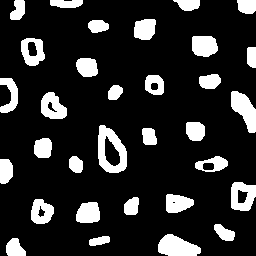
#> input picture exemplos/bolhas.png, 256 x 256 px
$ python exercicio2.py
#> lines starting #> are read from the running program, lines starting #| are printed output that depends on the picture; after the words box and inside, x2 and y2 are one past the last pixel; in counts of white or black regions, pixels touching at a corner belong together
#> further down, image is the input picture: shape (256, 256, 3); 16.5% white; 32 white regions, largest, box (x1, y1, x2, y2) and area: (98, 125, 127, 173) 789, (158, 234, 201, 256) 669, (231, 91, 256, 133) 613
import cv2

# Função para trocar os quadrantes da imagem
def trocar_quadrantes(image):
    # Obtém as dimensões da imagem
    height, width = image.shape[:2]
#> height = 256; width = 256

    # Verifica se as dimensões são múltiplas de 2
    if height % 2 != 0 or width % 2 != 0:
        raise ValueError("A imagem deve ter dimensões múltiplas de 2.")

    # Define as regiões dos quadrantes
    h_half, w_half = height // 2, width // 2
#> h_half = 128; w_half = 128

    # Cria uma nova imagem para armazenar os quadrantes trocados
    result = image.copy()

    # Troca os quadrantes
    result[0:h_half, 0:w_half] = image[h_half:height, w_half:width]  # Quadrante inferior direito
    result[h_half:height, w_half:width] = image[0:h_half, 0:w_half]  # Quadrante superior esquerdo
    result[0:h_half, w_half:width] = image[h_half:height, 0:w_half]  # Quadrante inferior esquerdo
    result[h_half:height, 0:w_half] = image[0:h_half, w_half:width]  # Quadrante superior direito
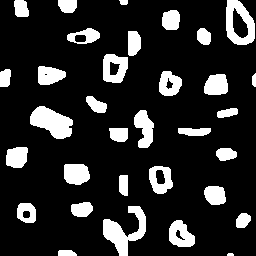
#> result: shape (256, 256, 3); 16.5% white; 33 white regions (1 under 20 px), largest, box (x1, y1, x2, y2) and area: (103, 206, 146, 256) 937, (30, 106, 73, 139) 886, (226, 0, 255, 45) 770

    return result

# Carrega a imagem
image = cv2.imread("bolhas.png")
if image is None:
    print("Erro ao abrir a imagem 'bolhas.png'")
    exit()

# Mostra a imagem original
cv2.imshow("Imagem Original", image)
cv2.waitKey(0)

# Troca os quadrantes
image_trocada = trocar_quadrantes(image)

# Exibe a imagem com os quadrantes trocados
cv2.imshow("Imagem com Quadrantes Trocados", image_trocada)
cv2.waitKey(0)
cv2.destroyAllWindows()
